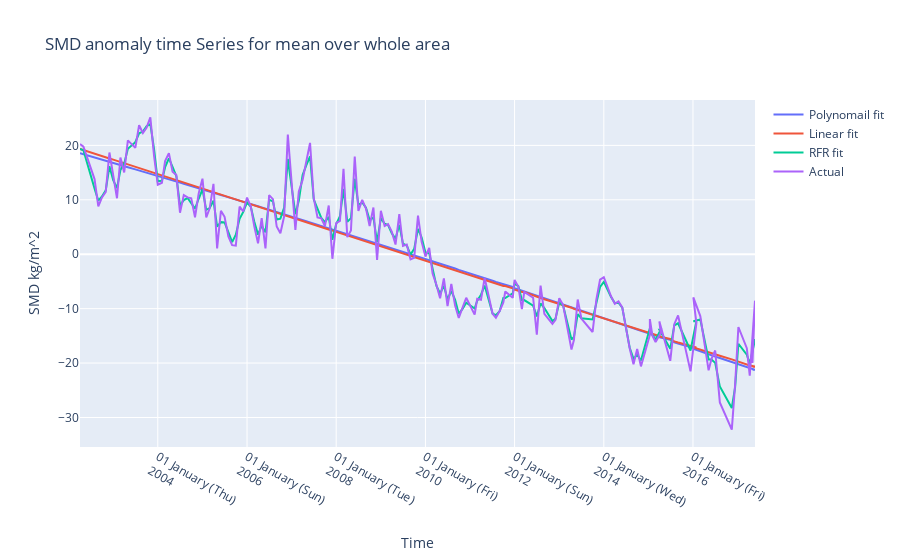

Write notebook code for a chart like this one.
### Code cell
fig = go.Figure()
fig.add_trace(go.Scatter(x=data_mean_smd[:, 2], y=y[2], mode='lines', name = "Polynomail fit"))
fig.add_trace(go.Scatter(x=data_mean_smd[:, 2], y=y[1], mode='lines', name = "Linear fit"))
fig.add_trace(go.Scatter(x=data_mean_smd[:, 2], y=y[0], mode='lines', name = "RFR fit"))
fig.add_trace(go.Scatter(x=data_mean_smd[:, 2], y=data_mean_smd[:, 1], mode='lines', name = "Actual"))
fig.update_layout(
    title = 'SMD anomaly time Series for mean over whole area',
    xaxis_tickformat = '%d %B (%a)<br>%Y',
    yaxis_title = "SMD kg/m^2",
    xaxis_title = "Time"
)
fig.show()

### Figure 1 — Plotly figure (JSON) as saved in the notebook; plotly's stock layout.template omitted (floating-point values rounded to 4 significant figures; data arrays with more than 128 entries replaced by an {"elided": "..."} marker saying what was removed)
{"data": [{"mode": "lines", "name": "Polynomail fit", "type": "scatter", "x": {"elided": "165 str values"}, "y": {"elided": "165 float values"}}, {"mode": "lines", "name": "Linear fit", "type": "scatter", "x": {"elided": "165 str values"}, "y": {"elided": "165 float values"}}, {"mode": "lines", "name": "RFR fit", "type": "scatter", "x": {"elided": "165 str values"}, "y": {"elided": "165 float values"}}, {"mode": "lines", "name": "Actual", "type": "scatter", "x": {"elided": "165 str values"}, "y": {"elided": "165 float values"}}], "layout": {"title": {"text": "SMD anomaly time Series for mean over whole area"}, "xaxis": {"tickformat": "%d %B (%a)<br>%Y", "title": {"text": "Time"}}, "yaxis": {"title": {"text": "SMD kg/m^2"}}}}
